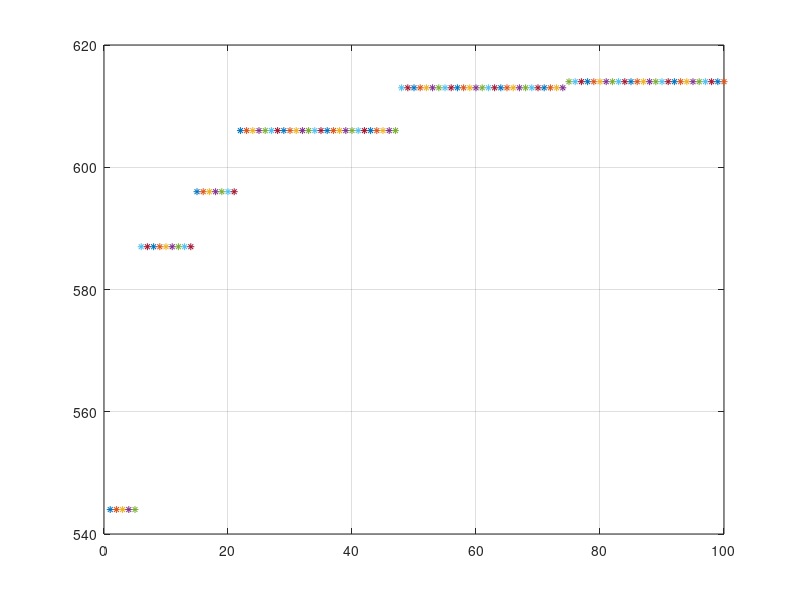

Write MATLAB code to recreate this figure.
function [] = videoSelectionDE()
clc;
clear;

xx = [1 2 3 4 5 6 7 8 9 10; 800 700 650 750 600 900 950 875 1050 1500;121 95 85 100 78 125 130 128  135 120];
dataMat = xx'
n = 10;
[chromosome] = init_pop(n)

for itr=1:100
  for i = 1:n
    [donorVector] = doMutation(chromosome,i);
    [trialVector] = doCrossover(chromosome,donorVector,i);
    [targetVector] = doSelection(trialVector,chromosome,dataMat,i);
    chr(i,:) = targetVector;
  end
[fitness cdSize] = evaluateFitness(chromosome,dataMat,n)

chromosome = chr;

[bestChromoFitness ind]= max(fitness);
cdSize(ind);
fitness(ind);
chromosome(ind,:);
xplot=itr;
yplot=fitness(ind);
figure(1)
plot(xplot,yplot,'*','MarkerSize',5);
grid on;
hold on

end

[fitness cdSize] = evaluateFitness(chromosome,dataMat,n);
[bestChromoFitness ind]= max(fitness)
cdSize(ind)
chromosome(ind,:)


function [chromosome] = init_pop(n)
for i=1:n
chromosome(i,:) = randi([0, 1], 1,10);
end

function [fitness cdSize] = evaluateFitness(chromosome,dataMat,n)
playTime = dataMat(:,3);
fileSize = dataMat(:,2);
lenPlayTimeData = length(playTime);
for j=1:n
    sum = 0;
    sumFilesize = 0;
    for k=1:lenPlayTimeData
        sum = sum +(chromosome(j,k).*playTime(k));
        sumFilesize = sumFilesize + (chromosome(j,k).*fileSize(k));
    end
    fitness(j) = sum;
    cdSize(j) = sumFilesize;
   
    if cdSize(j)<=4500
        fitness(j) = sum;
    else
        fitness(j) = 0.25*sum;
    end
end


function[trialVector] = doCrossover(chromosome,donorVector,i)
targetVector = chromosome (i,:);
CR = 0.1; % recombination probability
I = randi(10);

  for k=1:10
    r = rand;
    
    if (r > CR) && (I ~= k)
      U(:,k) = targetVector(:,k);
    else
      U(:,k) = donorVector(:,k);
    end
  end
trialVector = U;


function[donorVector] = doMutation(chromosome,i)
F = 0.1;
N = 1:10; % Generate numbers from 1 to 10 assign them to N
N(i) = []; % Removes ith number from N
p = N(randperm(numel(N),3)); % Take 3 unique numbers from N and assign them to p
a = p(1);
b = p(2);
c = p(3);

V = chromosome (a,:) +F *(chromosome(b,:) -chromosome(c,:));

% To make all values either 1 or 0
  %for x=1:10 
      %if V(x) <= 0
        %V(x) = 0;
      %else
        %V(x) = 1;
      %end
  %end
  
% To make all values either 1 or 0  
  for x=1:10 
      if V(x) == 0
        V(x) = V(x);
      elseif V(x) == 1
        V(x) = V(x);  
      else
        V(x) = randi([0,1]);
      end
  end
donorVector = V;  


function [targetVector] = doSelection(trialVector,chromosome,dataMat,i)
targetVector = chromosome (i,:);
playTime = dataMat(:,3);
fileSize = dataMat(:,2);
lenPlayTimeData = length(playTime);

sumU = 0;
sumUFilesize = 0;
sumX = 0;
sumXFilesize = 0;

      for k=1:lenPlayTimeData
          sumU = sumU +(trialVector(:,k).*playTime(k));
          sumX = sumX +(targetVector(:,k).*playTime(k));
          sumUFilesize = sumUFilesize + (trialVector(:,k).*fileSize(k));
          sumXFilesize = sumXFilesize + (targetVector(:,k).*fileSize(k));
      end
      
      cdSizeU = sumUFilesize;
      cdSizeX = sumXFilesize;
     
      if cdSizeU<=4500
          fitnessU = sumU;
      else
          fitnessU = 0.25*sumU;
      end
      
      if cdSizeX<=4500
          fitnessX = sumX;
      else
          fitnessX = 0.25*sumX;
      end
      
      if fitnessU >= fitnessX
          X = trialVector;
      else
          X = targetVector;
      end
targetVector = X;
